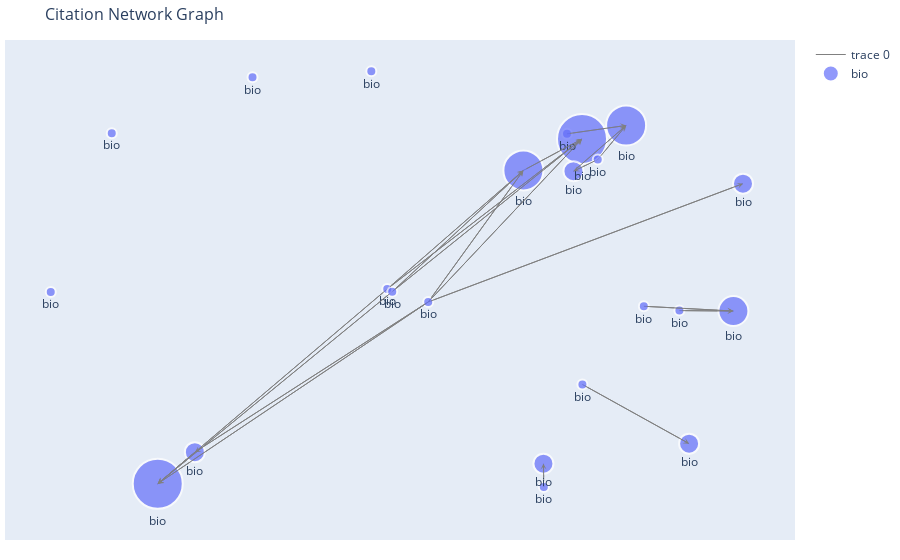

The cell this chart's notebook holds for it:
### Code cell
sub_areas_of_interest = 'bio'  # Replace with your desired sub-area
bio_graph = filter_graph_by_sub_areas(G, sub_areas_of_interest)
draw_graph_plotly(bio_graph, sample_fraction=1.0)

### Figure 1 — Plotly figure (JSON) as saved in the notebook; plotly's stock layout.template omitted (floating-point values rounded to 4 significant figures)
{"data": [{"hoverinfo": "none", "line": {"color": "gray", "width": 1}, "mode": "lines", "type": "scatter", "x": [-0.1148, -0.7491, null, -0.1148, 0.1084, null, -0.1148, 0.2459, null, -0.1148, 0.6234, null, -0.1148, -0.662, null, 0.2107, 0.3493, null, 0.2468, 0.497, null, 0.1084, 0.2459, null, 0.2828, 0.3493, null, 0.2828, 0.2258, null, 0.2258, 0.3493, null, -0.2109, 0.1084, null, -0.2109, 0.2459, null, -0.2109, -0.7491, null, 0.1563, 0.1554, null, 0.4743, 0.6009, null, 0.3908, 0.6009, null, -0.1992, 0.1084, null, -0.1992, 0.2459, null, -0.1992, -0.7491, null, -0.662, -0.7491, null], "y": [-0.1167, -0.7557, null, -0.1167, 0.3458, null, -0.1167, 0.4564, null, -0.1167, 0.2993, null, -0.1167, -0.6446, null, 0.4744, 0.5039, null, -0.4067, -0.6147, null, 0.3458, 0.4564, null, 0.3842, 0.5039, null, 0.3842, 0.343, null, 0.343, 0.5039, null, -0.071, 0.3458, null, -0.071, 0.4564, null, -0.071, -0.7557, null, -0.7675, -0.6851, null, -0.147, -0.1486, null, -0.1318, -0.1486, null, -0.08034, 0.3458, null, -0.08034, 0.4564, null, -0.08034, -0.7557, null, -0.6446, -0.7557, null]}, {"hoverinfo": "text", "marker": {"color": "#636EFA", "line": {"width": 2}, "size": [10, 10, 50, 10, 40, 10, 20, 40, 50, 10, 20, 10, 10, 10, 10, 20, 10, 20, 10, 30, 10, 10, 20]}, "mode": "markers+text", "name": "bio", "text": ["bio", "bio", "bio", "bio", "bio", "bio", "bio", "bio", "bio", "bio", "bio", "bio", "bio", "bio", "bio", "bio", "bio", "bio", "bio", "bio", "bio", "bio", "bio"], "textposition": "bottom center", "type": "scatter", "x": [-0.5268, -0.1148, -0.7491, 0.2107, 0.3493, 0.2468, 0.497, 0.1084, 0.2459, 0.2828, 0.2258, -0.2109, -0.2482, -1, 0.1563, 0.1554, -0.8569, 0.6234, 0.4743, 0.6009, 0.3908, -0.1992, -0.662], "y": [0.6732, -0.1167, -0.7557, 0.4744, 0.5039, -0.4067, -0.6147, 0.3458, 0.4564, 0.3842, 0.343, -0.071, 0.6944, -0.08151, -0.7675, -0.6851, 0.4766, 0.2993, -0.147, -0.1486, -0.1318, -0.08034, -0.6446]}], "layout": {"annotations": [{"arrowcolor": "gray", "arrowhead": 3, "arrowsize": 1, "arrowwidth": 1, "ax": -0.1148, "axref": "x", "ay": -0.1167, "ayref": "y", "showarrow": true, "x": -0.7491, "xref": "x", "y": -0.7557, "yref": "y"}, {"arrowcolor": "gray", "arrowhead": 3, "arrowsize": 1, "arrowwidth": 1, "ax": -0.1148, "axref": "x", "ay": -0.1167, "ayref": "y", "showarrow": true, "x": 0.1084, "xref": "x", "y": 0.3458, "yref": "y"}, {"arrowcolor": "gray", "arrowhead": 3, "arrowsize": 1, "arrowwidth": 1, "ax": -0.1148, "axref": "x", "ay": -0.1167, "ayref": "y", "showarrow": true, "x": 0.2459, "xref": "x", "y": 0.4564, "yref": "y"}, {"arrowcolor": "gray", "arrowhead": 3, "arrowsize": 1, "arrowwidth": 1, "ax": -0.1148, "axref": "x", "ay": -0.1167, "ayref": "y", "showarrow": true, "x": 0.6234, "xref": "x", "y": 0.2993, "yref": "y"}, {"arrowcolor": "gray", "arrowhead": 3, "arrowsize": 1, "arrowwidth": 1, "ax": -0.1148, "axref": "x", "ay": -0.1167, "ayref": "y", "showarrow": true, "x": -0.662, "xref": "x", "y": -0.6446, "yref": "y"}, {"arrowcolor": "gray", "arrowhead": 3, "arrowsize": 1, "arrowwidth": 1, "ax": 0.2107, "axref": "x", "ay": 0.4744, "ayref": "y", "showarrow": true, "x": 0.3493, "xref": "x", "y": 0.5039, "yref": "y"}, {"arrowcolor": "gray", "arrowhead": 3, "arrowsize": 1, "arrowwidth": 1, "ax": 0.2468, "axref": "x", "ay": -0.4067, "ayref": "y", "showarrow": true, "x": 0.497, "xref": "x", "y": -0.6147, "yref": "y"}, {"arrowcolor": "gray", "arrowhead": 3, "arrowsize": 1, "arrowwidth": 1, "ax": 0.1084, "axref": "x", "ay": 0.3458, "ayref": "y", "showarrow": true, "x": 0.2459, "xref": "x", "y": 0.4564, "yref": "y"}, {"arrowcolor": "gray", "arrowhead": 3, "arrowsize": 1, "arrowwidth": 1, "ax": 0.2828, "axref": "x", "ay": 0.3842, "ayref": "y", "showarrow": true, "x": 0.3493, "xref": "x", "y": 0.5039, "yref": "y"}, {"arrowcolor": "gray", "arrowhead": 3, "arrowsize": 1, "arrowwidth": 1, "ax": 0.2828, "axref": "x", "ay": 0.3842, "ayref": "y", "showarrow": true, "x": 0.2258, "xref": "x", "y": 0.343, "yref": "y"}, {"arrowcolor": "gray", "arrowhead": 3, "arrowsize": 1, "arrowwidth": 1, "ax": 0.2258, "axref": "x", "ay": 0.343, "ayref": "y", "showarrow": true, "x": 0.3493, "xref": "x", "y": 0.5039, "yref": "y"}, {"arrowcolor": "gray", "arrowhead": 3, "arrowsize": 1, "arrowwidth": 1, "ax": -0.2109, "axref": "x", "ay": -0.071, "ayref": "y", "showarrow": true, "x": 0.1084, "xref": "x", "y": 0.3458, "yref": "y"}, {"arrowcolor": "gray", "arrowhead": 3, "arrowsize": 1, "arrowwidth": 1, "ax": -0.2109, "axref": "x", "ay": -0.071, "ayref": "y", "showarrow": true, "x": 0.2459, "xref": "x", "y": 0.4564, "yref": "y"}, {"arrowcolor": "gray", "arrowhead": 3, "arrowsize": 1, "arrowwidth": 1, "ax": -0.2109, "axref": "x", "ay": -0.071, "ayref": "y", "showarrow": true, "x": -0.7491, "xref": "x", "y": -0.7557, "yref": "y"}, {"arrowcolor": "gray", "arrowhead": 3, "arrowsize": 1, "arrowwidth": 1, "ax": 0.1563, "axref": "x", "ay": -0.7675, "ayref": "y", "showarrow": true, "x": 0.1554, "xref": "x", "y": -0.6851, "yref": "y"}, {"arrowcolor": "gray", "arrowhead": 3, "arrowsize": 1, "arrowwidth": 1, "ax": 0.4743, "axref": "x", "ay": -0.147, "ayref": "y", "showarrow": true, "x": 0.6009, "xref": "x", "y": -0.1486, "yref": "y"}, {"arrowcolor": "gray", "arrowhead": 3, "arrowsize": 1, "arrowwidth": 1, "ax": 0.3908, "axref": "x", "ay": -0.1318, "ayref": "y", "showarrow": true, "x": 0.6009, "xref": "x", "y": -0.1486, "yref": "y"}, {"arrowcolor": "gray", "arrowhead": 3, "arrowsize": 1, "arrowwidth": 1, "ax": -0.1992, "axref": "x", "ay": -0.08034, "ayref": "y", "showarrow": true, "x": 0.1084, "xref": "x", "y": 0.3458, "yref": "y"}, {"arrowcolor": "gray", "arrowhead": 3, "arrowsize": 1, "arrowwidth": 1, "ax": -0.1992, "axref": "x", "ay": -0.08034, "ayref": "y", "showarrow": true, "x": 0.2459, "xref": "x", "y": 0.4564, "yref": "y"}, {"arrowcolor": "gray", "arrowhead": 3, "arrowsize": 1, "arrowwidth": 1, "ax": -0.1992, "axref": "x", "ay": -0.08034, "ayref": "y", "showarrow": true, "x": -0.7491, "xref": "x", "y": -0.7557, "yref": "y"}, {"arrowcolor": "gray", "arrowhead": 3, "arrowsize": 1, "arrowwidth": 1, "ax": -0.662, "axref": "x", "ay": -0.6446, "ayref": "y", "showarrow": true, "x": -0.7491, "xref": "x", "y": -0.7557, "yref": "y"}], "hovermode": "closest", "margin": {"b": 20, "l": 5, "r": 5, "t": 40}, "showlegend": true, "title": {"font": {"size": 16}, "text": "Citation Network Graph"}, "xaxis": {"showgrid": false, "showticklabels": false, "zeroline": false}, "yaxis": {"showgrid": false, "showticklabels": false, "zeroline": false}}}
